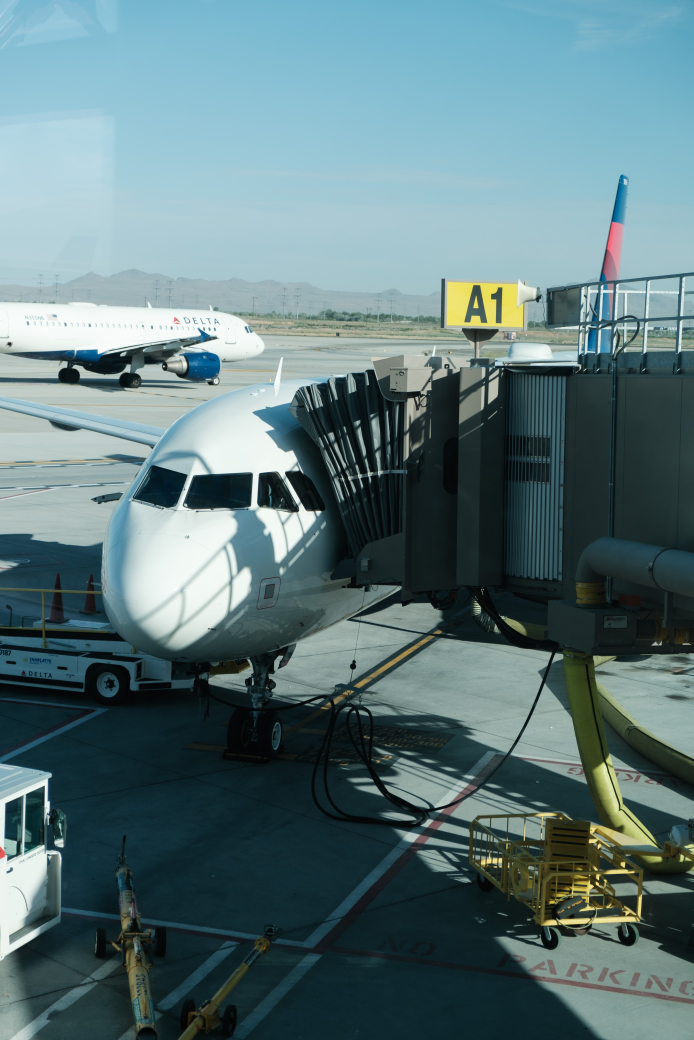
#> input picture images/airplane.jpg, 4160 x 6240 px (shown at 1/6 size); its folder holds 4 pictures in this run
$ python assignment1.py
#> lines starting #> are read from the running program, lines starting #| are printed output that depends on the picture
# %% [markdown]
# # Project 1 – Images, intensities, and histograms
# Author: Terry Cox
#
# ### Instructions:
#
# **Goals:**  This project will introduce everyone to the basics of manipulating and processing images with python, such as image I/O, display, etc.  It will also cover basic histogram building and analysis, thresholding, region-based analysis, and histogram-based processing of images.
#
# The project must be done in python.  Students may use the matplotlib, numpy, and skimage image libraries - EXCEPT where otherwise noted.  Students will submit all of their code (either as executable python files or Jupyter notebooks).
#
# 1. **Build a histogram:**  Use the built-in numpy function to compute the histogram of an image.  Display the resulting histogram using a bar chart from matplotlib.   Display histograms for a couple of different images and describe how they relate to what you see in the image (e.g. what regions/objects are what part of the histogram).  Thresholding (below) can help with this.   Show examples with different ranges and bin sizes.
#
# 2. **Regions and components:**  Define a function that performs double-sided (high and low) thresholding on images to define regions, visualize results (and histograms) on several images.   Perform flood fill and connected component on these thresholded images.  Remove connected components (change them to the background label) that are smaller than a certain size (you specify).  Visualize the results as a color image (different colors for different regions).
#
# 3. **Otsu thresholding:** Write (from scratch, using general numpy functions – no using built-in skimage or other toolkits) a function that performs Otsu thresholding on a grey-scale image.   Show results for different images and comment on this in relation to the histogram.  EXTRA CREDIT (10pts): Write (from scratch) a function that does Otsu three-class thresholding on a greyscale image.  Show and discuss results - you can find a good example/test image here: three-class-test.png.
#
# 4. **Histogram equalization:**  Perform histogram equalization (using the built-in routines in skimage) on a selection of images, show the histograms before and after equalization, and comment on the visual results.   Perform adaptive and/or local histogram equalization on a variety of images.  Identify all important parameters, experiment with (vary) those parameters, and report results on selection of images of different types (photos, medical, etc.).
# Some example images are given here Download here, but you should also go and find some others to experiment with and report on.

# %%
import numpy as np
import matplotlib.pyplot as plt
import glob
import skimage
from collections import Counter
import matplotlib
from itertools import combinations
import os

image_dir = os.path.join(os.path.abspath(""), 'images/*')
print(image_dir)
image_paths = glob.glob(image_dir)
print(image_paths)

# %%
def rgb_to_grey(file, weights=np.array([0.2989, 0.5870, 0.1140])):
    """Loads image and transforms to grey scale 2-D image.

    Args:
        file (str): Image file (png, tiff, jpeg, or whatever file matplotlib.pyplot.imread can read)
        weights (np.array): A vector of length 3 convert 3D image to 2D. Default is standard weights for grayscale conversion np.array([0.2989, 0.5870, 0.1140])

    Returns:
        np.array, np.array: 2D numpy array
    """
#> called with file = 'images/airplane.jpg', weights = array of shape (3,)
    img = plt.imread(file) # reads image to narray
#> img is the input picture: shape (6240, 4160, 3); mean R, G, B 93.8, 120.2, 123.9
    img = (img-np.min(img))
    img = img/np.max(img)
    #print(file, img.shape) # prints file and shape
    if len(img.shape) == 3: # checks to see if there image is 3D
        if img.shape[-1] > 3: # if there are more bands than rgb, choose just the rgb matricies
            img = img[:,:,:3]
        return img @ weights # dot product weights
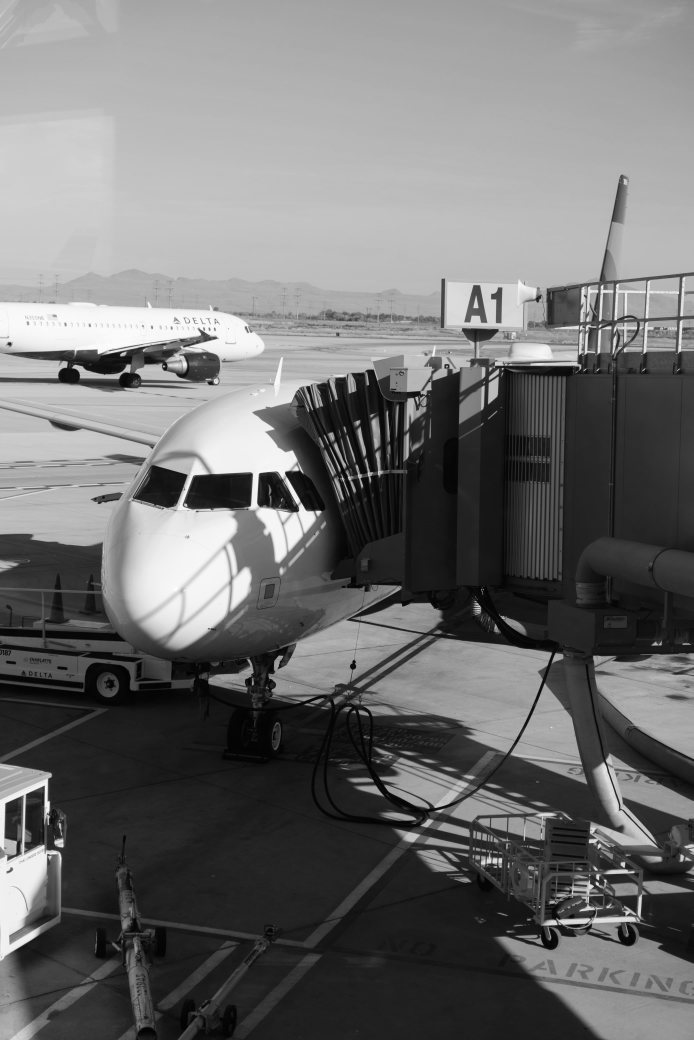
#> returned value: shape (6240, 4160) float64 (shown at 1/6 size); min 0, max 1, mean 0.442
    else:
        return img # return image if only 2D

# %% [markdown]
# ### Part 1:
#
# Below I show an image next to its histograms with bins 10, 50, and 100.  When comparing the different binned histograms, it quickly becomes apparent that the more bins there are the more "regions" appear.  For example, in the 10 bin histogram below, there seems to be only one region.  But in the 100 bin histogram, there seems to be distinctly 2 and possibly a third.

# %%
def image_histogram(image, n_bins=10, size=(15,5), title='Image Histogram', threshold=None):
    if isinstance(image, str):
        image = rgb_to_grey(image)
    else:
        image = (image-np.min(image))
        image = image/np.max(image)

    bins = np.array(list(range(n_bins)))/(n_bins)
    hist, bins = np.histogram(image.reshape(-1,1), bins=bins)
#> hist = [2939209, 6519675, 1897906, 946231, 622457, 1377484, 4555177, 5285864, 849657]; bins = [0, 0.1, 0.2, 0.3, 0.4, 0.5, 0.6, 0.7, 0.8, 0.9]

    x = bins[:-1]+np.diff(bins)/2
#> x = [0.05, 0.15, 0.25, 0.35, 0.45, 0.55, 0.65, 0.75, 0.85]

    shape = (1,2)
    f, axarr = plt.subplots(1,2, figsize=size)
    axarr[0].imshow(image, cmap='gray')
    axarr[1].bar(x,hist/np.sum(hist),width = 1/n_bins)
    if threshold is not None:
        colors = ['red', 'blue', 'green', 'black', 'yellow', 'orange']
        try:
            for i, x in enumerate(threshold):
                for t in x:
                    axarr[1].vlines(t, 0, np.max(hist/np.sum(hist)), colors=colors[i])
        except:
            try:
                for t in threshold:
                    axarr[1].vlines(t, 0, np.max(hist/np.sum(hist)), colors='red')
            except:
                axarr[1].vlines(threshold, 0, np.max(hist/np.sum(hist)), colors='red')
    axarr[1].set_xlabel('intensity')
    axarr[1].set_ylabel('probability')
    plt.suptitle(title)
    plt.show()
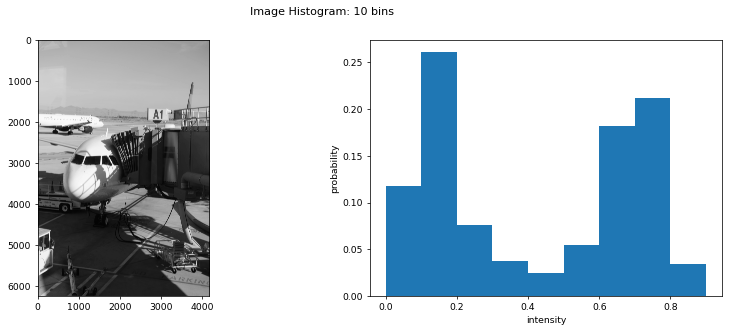
#> figure drawn by matplotlib, 2 panels; panel 2: tallest bar 0.261 high, from x = 0.1 to 0.2


# %%
print('PART 1:')
for n_bins in [10,50,100]:
    image_histogram(image=image_paths[0], n_bins=n_bins, title='Image Histogram: %s bins'%n_bins)
#> pass 2 of the loop `for n_bins in [10,50,100]:`:
#> hist = 49 values, max 2041881 at index 6, min 60534 at index 0, mean 529226; bins = 50 values from 0 to 0.98
#> x = 49 values from 0.01 to 0.97
#> in image_histogram (call 2), `plt.show()`:
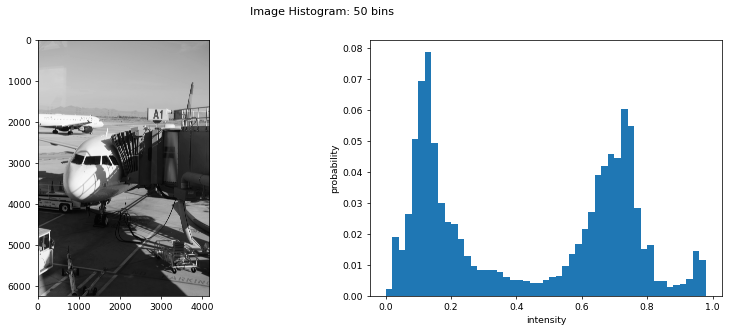
#> figure drawn by matplotlib, 2 panels; panel 2: tallest bar 0.0787 high, from x = 0.12 to 0.14
#> pass 3 of the loop `for n_bins in [10,50,100]:`:
#> hist = 99 values, max 1144159 at index 12, min 256 at index 0, mean 262200; bins = 100 values from 0 to 0.99
#> x = 99 values from 0.005 to 0.985
#> in image_histogram (call 3), `plt.show()`:
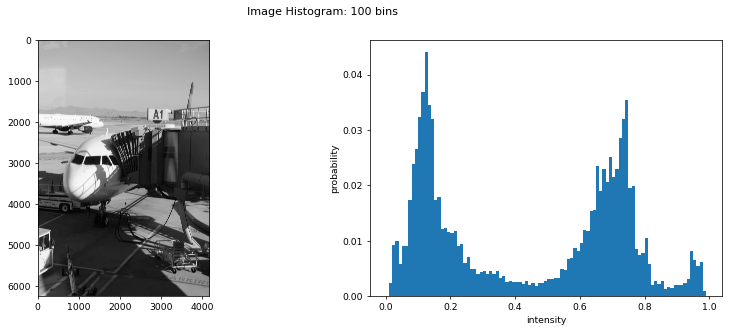
#> figure drawn by matplotlib, 2 panels; panel 2: tallest bar 0.0441 high, from x = 0.12 to 0.13

# %% [markdown]
# Below looks at different images with different histograms, some of which have several regions and others that do not.  Some might have a large spike in the histogram for a certain bin and others are a bit more spread out depending on the contrast of the image.

# %%
for img_path in glob.glob(image_dir):
    image_histogram(img_path, n_bins=50, title='Image Histogram: %s'%img_path)
#> call 4 of image_histogram, with image = 'images/airplane.jpg', n_bins = 50, size = (15, 5), title = 'Image Histogram: images/airplane.jpg'
#> in image_histogram (call 4), `hist, bins = np.histogram(image.reshape(-1,1), bins=bins)`: hist = 49 values, max 2041881 at index 6, min 60534 at index 0, mean 529226; bins = 50 values from 0 to 0.98
#> in image_histogram (call 4), `x = bins[:-1]+np.diff(bins)/2`: x = 49 values from 0.01 to 0.97
#> in image_histogram (call 4), `plt.show()`:
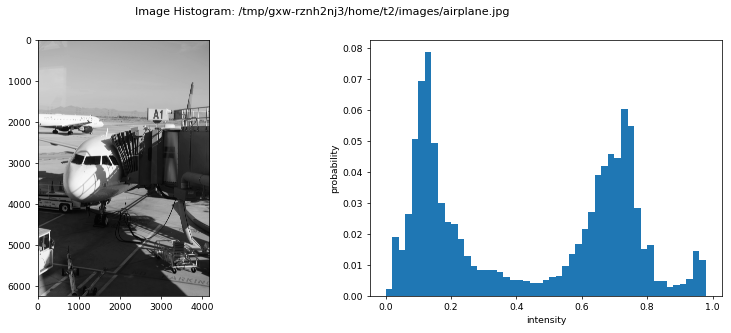
#> figure drawn by matplotlib, 2 panels; panel 2: tallest bar 0.0787 high, from x = 0.12 to 0.14
#> pass 2 of the loop `for img_path in glob.glob(image_dir):`:
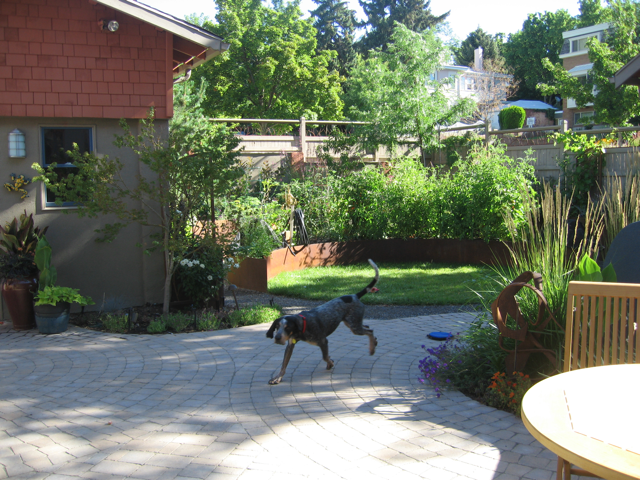
#> input picture images/houndog1.png, 640 x 480 px
#> in rgb_to_grey, img is the input picture: shape (480, 640, 4) float32; mean R, G, B, A 0.445, 0.474, 0.412, 1
#> hist = 49 values, max 14063 at index 12, min 0 at index 0, mean 5776.2
#> in image_histogram (call 5), `plt.show()`:
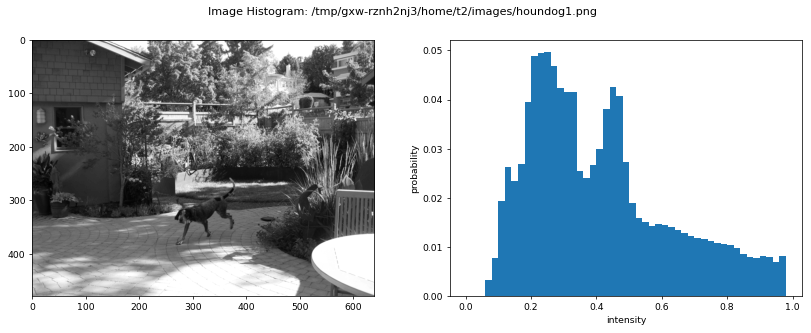
#> figure drawn by matplotlib, 2 panels; panel 2: tallest bar 0.0497 high, from x = 0.24 to 0.26
#> pass 3 of the loop `for img_path in glob.glob(image_dir):`:
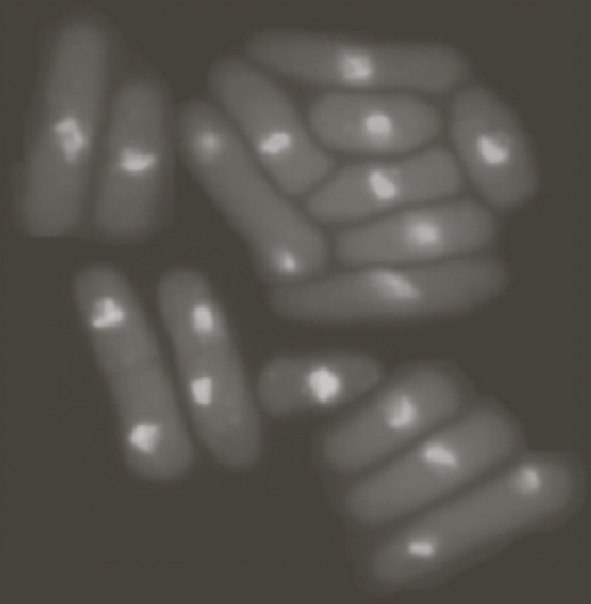
#> input picture images/three-class-test.png, 1182 x 1208 px (shown at 1/2 size)
#> in rgb_to_grey, img is the input picture: shape (1208, 1182, 4) float32; mean R, G, B, A 0.341, 0.324, 0.308, 1
#> hist = 49 values, max 632742 at index 2, min 0 at index 0, mean 29139.9
#> in image_histogram (call 6), `plt.show()`:
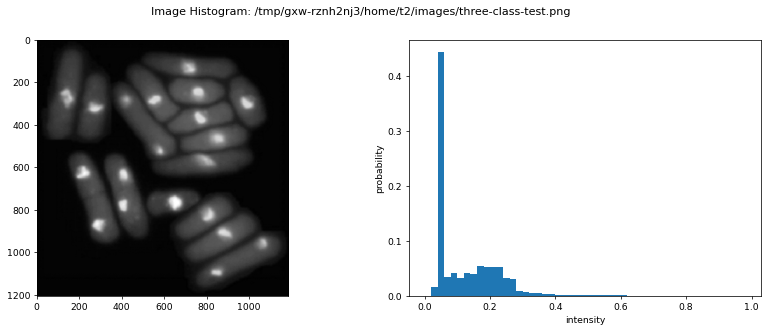
#> figure drawn by matplotlib, 2 panels; panel 2: tallest bar 0.443 high, from x = 0.04 to 0.06
#> the loop made 4 passes; the first 3 are shown

# %% [markdown]
# ## Part 2:
#
# Regions and components:  Define a function that performs double-sided (high and low) thresholding on images to define regions, visualize results (and histograms) on several images.   Perform flood fill and connected component on these thresholded images – you may use functions from skimage, e.g. skimage.measure.label().  Remove connected components (change them to the background label) that are smaller than a certain size (you specify).  Visualize the results as a color image (different colors for different regions).

# %%
# [58 lines left out: functions high_low_thresholding, connected_components, connections_to_color, not called in this run]

print('PART 2:')
threshold = 0.1
#> threshold = 0.1
n_bins = 50
cc_thresh = 100
background = 1
connectivity = 2

#> (the run stopped early here; a loop or call above may not have finished)
